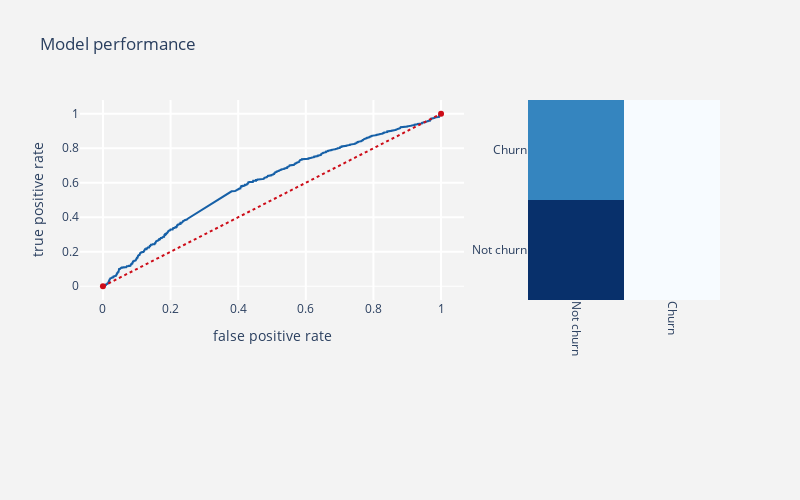

Notebook source saved alongside this figure:
### Markdown cell above
### SVM non linear hyper plane

### Code cell
svc_rbf  = SVC(C=1.0, kernel='rbf', 
               degree= 3, gamma=1.0, 
               coef0=0.0, shrinking=True,
               probability=True,tol=0.001,
               cache_size=200, class_weight=None,
               verbose=False,max_iter= -1,
               random_state=None)
prediction_alg(svc_rbf,train_x,test_x,train_y,test_y)

### Figure 1 — Plotly figure (JSON) as saved in the notebook; plotly's stock layout.template omitted (floating-point values rounded to 4 significant figures; data arrays with more than 128 entries replaced by an {"elided": "..."} marker saying what was removed)
{"data": [{"line": {"color": "rgb(22, 96, 167)", "width": 2}, "name": "Roc : 0.500765514655399", "type": "scatter", "x": {"elided": "777 float values"}, "y": {"elided": "777 float values"}}, {"line": {"color": "rgb(205, 12, 24)", "dash": "dot", "width": 2}, "type": "scatter", "x": [0, 1], "y": [0, 1]}, {"colorscale": [[0, "rgb(247,251,255)"], [0.125, "rgb(222,235,247)"], [0.25, "rgb(198,219,239)"], [0.375, "rgb(158,202,225)"], [0.5, "rgb(107,174,214)"], [0.625, "rgb(66,146,198)"], [0.75, "rgb(33,113,181)"], [0.875, "rgb(8,81,156)"], [1, "rgb(8,48,107)"]], "name": "matrix", "showscale": false, "type": "heatmap", "x": ["Not churn", "Churn"], "xaxis": "x2", "y": ["Not churn", "Churn"], "yaxis": "y2", "z": [[1183, 10], [799, 8]]}], "layout": {"autosize": false, "height": 500, "margin": {"b": 200}, "paper_bgcolor": "rgb(243,243,243)", "plot_bgcolor": "rgb(243,243,243)", "showlegend": false, "title": {"text": "Model performance"}, "width": 800, "xaxis": {"domain": [0, 0.6], "gridcolor": "rgb(255, 255, 255)", "gridwidth": 2, "ticklen": 5, "title": {"text": "false positive rate"}}, "xaxis2": {"domain": [0.7, 1], "gridcolor": "rgb(255, 255, 255)", "tickangle": 90}, "yaxis": {"gridcolor": "rgb(255, 255, 255)", "gridwidth": 2, "ticklen": 5, "title": {"text": "true positive rate"}, "zerolinewidth": 1}, "yaxis2": {"anchor": "x2", "gridcolor": "rgb(255, 255, 255)"}}}
